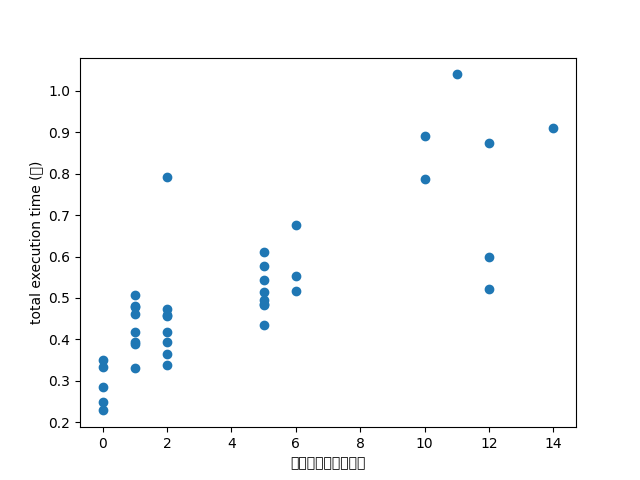

Python code for this plot:
import matplotlib.pyplot as plt
import numpy as np


x_list = []
y_list = []
# データをリストに格納
file = open("./default/log.txt", "r")
# 一行づつ読み込んんで、x、yに入れる,空行が車で続ける
for line in file:
    if "サーバのまたぎ回数" in line:
        x = int(line.split(":")[1])
        x_list.append(x)
    if "total execution time" in line:
        y = float(line.split(":")[1].split(" ")[1])
        y_list.append(y)
file.close()

# 散布図を描画
plt.scatter(x_list, y_list)

# 軸ラベルを設定
plt.xlabel("サーバのまたぎ回数")
plt.ylabel("total execution time (秒)")

# グラフを表示
plt.savefig("result.png")
plt.show()
